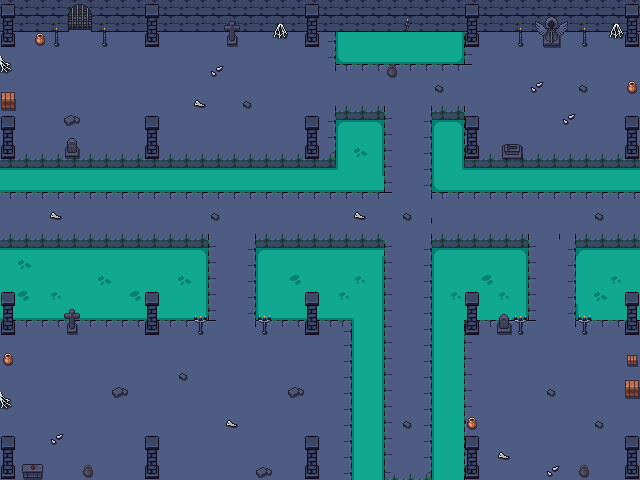

A level layout from a 2D game, rendered from its tile map. Below: a short description, then the map file with tile-grid data replaced by summaries:
An orthogonal 40x30 tile map with 16x16 px tiles, 2 tile layers (Tile Layer 1, Deco), 7 tilesets and 37 objects.

<map version="1.10" tiledversion="1.11.2" orientation="orthogonal" renderorder="right-down" width="40" height="30" tilewidth="16" tileheight="16" infinite="0" nextlayerid="5" nextobjectid="63">
 <editorsettings>
  <export target="../../maps/dungeon_map_1.json" format="json" />
 </editorsettings>
 <tileset firstgid="1" name="Dungeon_1" tilewidth="16" tileheight="16" tilecount="169" columns="13">
  <image source="Cute_Fantasy_Dungeons/Dungeon_1/Dungeon_1.png" width="208" height="208" />
 </tileset>
 <tileset firstgid="170" name="Dungeon_1_Pillars" tilewidth="16" tileheight="16" tilecount="9" columns="3">
  <image source="Cute_Fantasy_Dungeons/Dungeon_1/Dungeon_1_Pillars.png" width="48" height="48" />
 </tileset>
 <tileset firstgid="179" name="Dungeon_1_Sewer_Tileset" tilewidth="16" tileheight="16" tilecount="65" columns="13">
  <image source="Cute_Fantasy_Dungeons/Dungeon_1/Dungeon_1_Sewer_Tileset.png" width="208" height="80" />
 </tileset>
 <tileset firstgid="244" name="Sewer_Water_Decor" tilewidth="16" tileheight="16" tilecount="3" columns="3">
  <image source="Cute_Fantasy_Dungeons/Objects/Sewer_Water_Decor.png" width="48" height="16" />
 </tileset>
 <tileset firstgid="247" name="Small_Wooden_Bridge" tilewidth="16" tileheight="16" tilecount="5" columns="5">
  <image source="Cute_Fantasy_Dungeons/Objects/Small_Wooden_Bridge.png" width="80" height="16" />
 </tileset>
 <tileset firstgid="252" name="Dungeon_1_Gate_Closed" tilewidth="16" tileheight="16" tilecount="4" columns="2">
  <image source="Cute_Fantasy_Dungeons/Dungeon_1/Dungeon_1_Gate_Closed.png" width="32" height="32" />
 </tileset>
 <tileset firstgid="256" name="Dungeon_Objects" tilewidth="16" tileheight="16" tilecount="54" columns="9">
  <image source="Cute_Fantasy_Dungeons/Objects/Dungeon_Objects.png" width="144" height="96" />
 </tileset>
 <layer id="1" name="Tile Layer 1" width="40" height="30">
  <data>[1200 cells, 1200 non-empty, 47 distinct tile ids]</data>
 </layer>
 <layer id="2" name="Deco" width="40" height="30">
  <data>[1200 cells, 158 non-empty, 42 distinct tile ids]</data>
 </layer>
 <objectgroup id="3" name="collision">
  <object id="1" x="343" y="36" width="112.5" height="20.5" />
  <object id="2" x="343" y="127" width="31" height="49" />
  <object id="3" x="220.5" y="175" width="152.5" height="6.5" />
  <object id="4" x="4" y="175" width="214" height="7" />
  <object id="5" x="440" y="128" width="16" height="47.5" />
  <object id="7" x="444" y="174" width="85" height="7" />
  <object id="9" x="531.5" y="174.5" width="101.5" height="6" />
  <object id="10" x="443.5" y="256.5" width="76" height="50" />
  <object id="11" x="592" y="258" width="44" height="45.5" />
  <object id="12" x="444.5" y="317.5" width="10.5" height="160.5" />
  <object id="13" x="362.5" y="255" width="10.5" height="223" />
  <object id="14" x="268.5" y="255" width="86.5" height="50" />
  <object id="15" x="1.5" y="261.5" width="189.5" height="40.5" />
  <object id="22" x="1.5" y="0" width="638.5" height="21.5" />
  <object id="23" x="6.5" y="440.5" width="1" height="31" />
  <object id="24" x="152" y="443" width="2.5" height="31.5" />
  <object id="25" x="311.5" y="442" width="1.5" height="35" />
  <object id="26" x="311.5" y="136" width="2.5" height="16.5" />
  <object id="27" x="152.5" y="133" width="1.5" height="20" />
  <object id="28" x="7" y="139" width="1" height="13.5" />
  <object id="29" x="472" y="121" width="1" height="33" />
  <object id="30" x="630.5" y="122" width="3" height="31" />
  <object id="33" x="-11" y="-1" width="9.5" height="479.5" />
  <object id="35" x="-11" y="480" width="663" height="7.5" />
  <object id="34" x="642" y="1" width="9.5" height="479.5" />
  <object id="37" x="71" y="150.5" width="4.5" height="4" />
  <object id="38" x="69" y="325" width="5" height="4.5" />
  <object id="39" x="29" y="471" width="7" height="4.5" />
  <object id="40" x="502" y="328" width="4.5" height="4" />
  <object id="41" x="628.5" y="387.5" width="6.5" height="3.5" />
  <object id="42" x="630" y="360.5" width="3" height="3" />
  <object id="43" x="508" y="149" width="7" height="6" />
  <object id="44" x="549.5" y="31.5" width="4.5" height="9" />
  <object id="46" x="231.5" y="36" width="1.5" height="6.5" />
  <object id="58" x="555" y="88">
   <point />
  </object>
 </objectgroup>
 <objectgroup id="4" name="interact">
  <object id="31" x="396.5" y="464" width="20" height="17.5">
   <properties>
    <property name="spawn_x" type="float" value="420" />
    <property name="spawn_y" type="float" value="40" />
    <property name="target_map" value="start_map.json" />
   </properties>
  </object>
  <object id="59" x="71.5" y="7.5" width="17" height="17">
   <properties>
    <property name="spawn_x" type="float" value="71" />
    <property name="spawn_y" type="float" value="429" />
    <property name="target_map" value="dungeon_map_2.json" />
   </properties>
  </object>
 </objectgroup>
</map>
